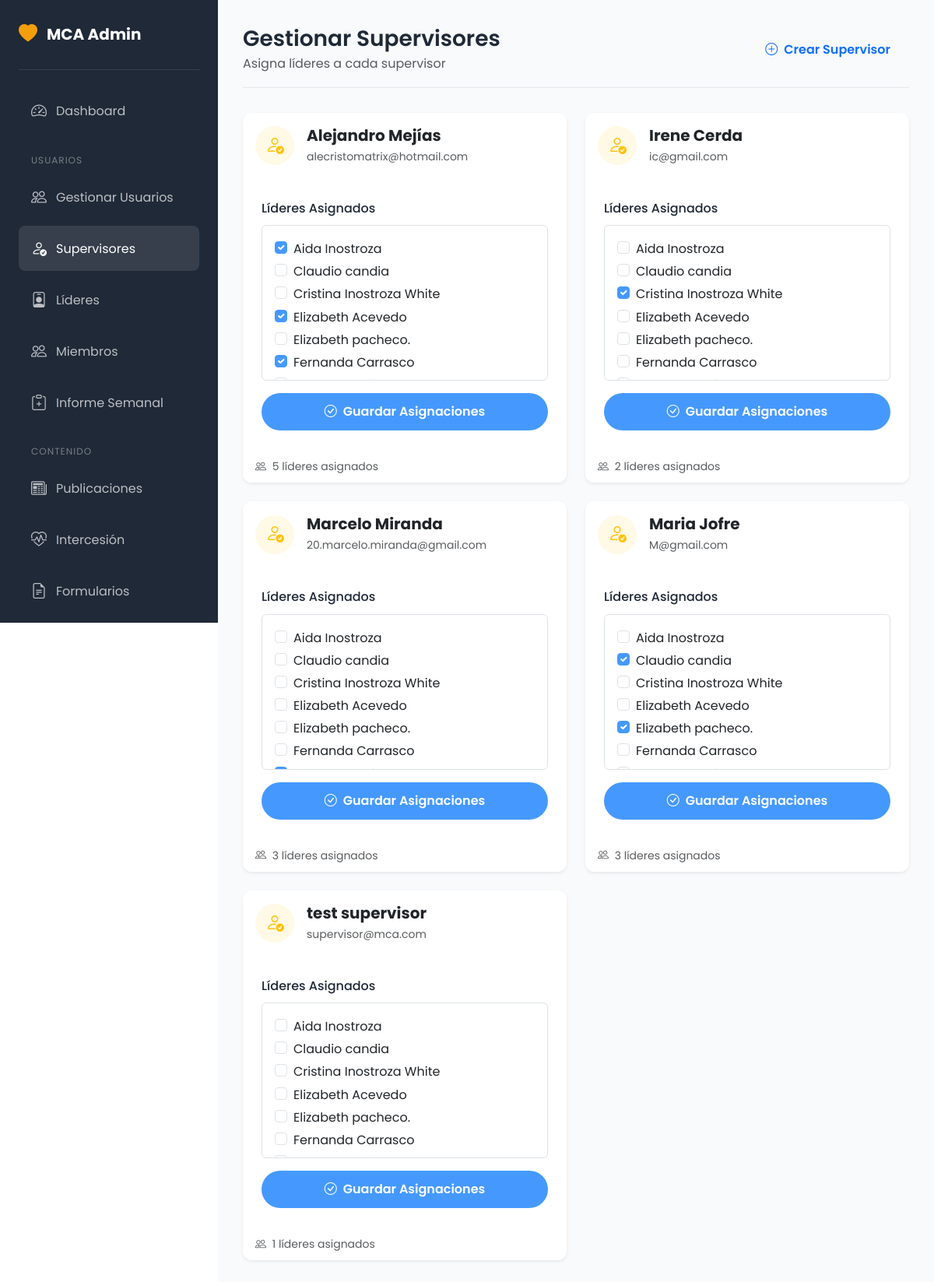
The page /MCA/admin/supervisores.php (signed in) on the database its author committed.
### tables this page shows
CREATE TABLE `users` (
  `id` int(11) NOT NULL,
  `username` varchar(50) NOT NULL,
  `email` varchar(100) NOT NULL,
  `password` varchar(255) NOT NULL,
  `full_name` varchar(100) NOT NULL,
  `phone` varchar(20) DEFAULT NULL,
  `role` enum('admin','supervisor','lider','consolidador','admin_jovenes','admin_mujeres','admin_varones','admin_juveniles','admin_niños','admin_intercesion','user') NOT NULL DEFAULT 'user',
  `is_active` tinyint(1) NOT NULL DEFAULT 1,
  `created_at` timestamp NOT NULL DEFAULT current_timestamp(),
  `updated_at` timestamp NOT NULL DEFAULT current_timestamp() ON UPDATE current_timestamp()
);

### MCA/includes/functions.php (called while the page is built, shortened)
<?php
function sanitize($input) {
    return htmlspecialchars(trim($input), ENT_QUOTES, 'UTF-8');
}
function getAllLeaders() {
    try {
        $pdo = getConnection();
        $stmt = $pdo->query("SELECT * FROM users WHERE role = 'lider' AND is_active = 1 ORDER BY full_name");
        return $stmt->fetchAll();
    } catch (Exception $e) {
        return [];
    }
}
function getAllSupervisors() {
    try {
        $pdo = getConnection();
        $stmt = $pdo->query("SELECT * FROM users WHERE role = 'supervisor' AND is_active = 1 ORDER BY full_name");
        return $stmt->fetchAll();
    } catch (Exception $e) {
        return [];
    }
}

### MCA/admin/supervisores.php (the view, shortened to what this page needs)
<?php
require_once __DIR__ . '/../includes/functions.php';
$pdo = getConnection();
$supervisores = getAllSupervisors();
$lideres = getAllLeaders();
$assignments = [];
$stmt = $pdo->query("SELECT * FROM supervisor_lideres");
while ($row = $stmt->fetch()) {
    if (!isset($assignments[$row['supervisor_id']])) {
        $assignments[$row['supervisor_id']] = [];
    }
    $assignments[$row['supervisor_id']][] = $row['lider_id'];
}
$pageTitle = 'Gestionar Supervisores';
?>
<!DOCTYPE html>
<html lang="es">
<head>
    <link href="https://cdn.jsdelivr.net/npm/bootstrap@5.3.2/dist/css/bootstrap.min.css" rel="stylesheet">
    <link href="https://cdn.jsdelivr.net/npm/bootstrap-icons@1.11.1/font/bootstrap-icons.css" rel="stylesheet">
    <link href="<?= BASE_URL ?>/public/css/diseño.css" rel="stylesheet">
</head>
<body>
    <?php include __DIR__ . '/sidebar.php'; ?>
    <div class="admin-content">
        <div class="admin-header">
            <div>
                <h1><?= $pageTitle ?></h1>
                <p class="text-muted mb-0">Asigna líderes a cada supervisor</p>
            </div>
            <a href="<?= BASE_URL ?>/admin/usuarios.php" class="btn btn-outline-primary">
                <i class="bi bi-plus-circle me-2"></i>Crear Supervisor
            </a>
        </div>
        <?php if (empty($supervisores)): ?>
        <div class="card border-0 shadow-sm">
            <div class="card-body text-center py-5">
                <i class="bi bi-person-check display-1 text-muted opacity-25"></i>
                <h4 class="mt-4 text-muted">No hay supervisores</h4>
                <p class="text-muted">Crea un supervisor desde la sección de usuarios.</p>
                <a href="<?= BASE_URL ?>/admin/usuarios.php" class="btn btn-primary">
                    <i class="bi bi-plus-circle me-2"></i>Crear Supervisor
                </a>
            </div>
        </div>
        <?php else: ?>
        <div class="row g-4">
            <?php foreach ($supervisores as $sup): ?>
            <div class="col-lg-6">
                <div class="card border-0 shadow-sm h-100">
                    <div class="card-header bg-white border-0 py-3">
                        <div class="d-flex align-items-center">
                            <div class="rounded-circle bg-warning bg-opacity-10 d-flex align-items-center justify-content-center me-3" style="width: 50px; height: 50px;">
                                <i class="bi bi-person-check text-warning fs-4"></i>
                            </div>
                            <div>
                                <h5 class="mb-0 fw-bold"><?= sanitize($sup['full_name']) ?></h5>
                                <small class="text-muted"><?= sanitize($sup['email']) ?></small>
                            </div>
                        </div>
                    </div>
                    <div class="card-body">
                        <form method="POST">
                            <label class="form-label fw-medium">Líderes Asignados</label>
                            <div class="border rounded p-3 mb-3" style="max-height: 200px; overflow-y: auto;">
                                <?php if (empty($lideres)): ?>
                                <p class="text-muted mb-0 small">No hay líderes disponibles</p>
                                <?php else: ?>
                                <?php foreach ($lideres as $lid): ?>
                                <div class="form-check">
                                    <input type="checkbox" name="lider_ids[]" value="<?= $lid['id'] ?>"
                                        class="form-check-input" id="lider<?= $sup['id'] ?>_<?= $lid['id'] ?>"
                                        <?= in_array($lid['id'], $assignments[$sup['id']] ?? []) ? 'checked' : '' ?>>
                                    <label class="form-check-label" for="lider<?= $sup['id'] ?>_<?= $lid['id'] ?>">
                                        <?= sanitize($lid['full_name']) ?>
                                    </label>
                                </div>
                                <?php endforeach; ?>
                                <?php endif; ?>
                            </div>
                            <button type="submit" class="btn btn-primary w-100">
                                <i class="bi bi-check-circle me-2"></i>Guardar Asignaciones
                            </button>
                        </form>
                    </div>
                    <div class="card-footer bg-white border-0">
                        <small class="text-muted">
                            <i class="bi bi-people me-1"></i>
                            <?= count($assignments[$sup['id']] ?? []) ?> líderes asignados
                        </small>
                    </div>
                </div>
            </div>
            <?php endforeach; ?>
        </div>
        <?php endif; ?>
    </div>
</body>
</html>

### MCA/public/css/diseño.css (style rules this page uses)
:root { --primary-color: #4599FE; --primary-dark: #2f7CE6; --primary-light: #74B9FF; --secondary-color: #f59e0b; --secondary-dark: #d97706; --accent-color: #10b981; --dark-color: #1f2937; --light-color: #f3f4f6; --gradient-primary: linear-gradient(135deg, #4599FE 0%, #6FB8FF 50%, #8BD0FF 100%); --gradient-secondary: linear-gradient(135deg, #f59e0b 0%, #ef4444 100%); --gradient-accent: linear-gradient(135deg, #10b981 0%, #06b6d4 100%); --gradient-dark: linear-gradient(135deg, #1f2937 0%, #374151 100%); --font-primary: 'Poppins', sans-serif; --font-display: 'Playfair Display', serif; --shadow-sm: 0 1px 2px rgba(0,0,0,0.05); --shadow-md: 0 4px 6px -1px rgba(0,0,0,0.1), 0 2px 4px -1px rgba(0,0,0,0.06); --shadow-lg: 0 10px 15px -3px rgba(0,0,0,0.1), 0 4px 6px -2px rgba(0,0,0,0.05); --shadow-xl: 0 20px 25px -5px rgba(0,0,0,0.1), 0 10px 10px -5px rgba(0,0,0,0.04); --border-radius: 12px; --transition: all 0.3s ease; }
* { margin: 0; padding: 0; box-sizing: border-box; }
body { font-family: var(--font-primary); font-size: 16px; line-height: 1.7; color: var(--dark-color); background-color: #ffffff; overflow-x: hidden; }
html { overflow-x: hidden; }
h1, h2, h3, h4, h5, h6 { font-family: var(--font-primary); font-weight: 600; line-height: 1.3; margin-bottom: 1rem; }
a { text-decoration: none; transition: var(--transition); }
.btn { font-weight: 600; padding: 0.75rem 1.5rem; border-radius: 50px; transition: var(--transition); border: none; }
.btn-primary { background: var(--primary-color); color: white; }
.card { border: none; border-radius: var(--border-radius); overflow: hidden; transition: var(--transition); box-shadow: var(--shadow-md); background: white; }
.card-body { padding: 1.5rem; }
.form-label { font-weight: 500; margin-bottom: 0.5rem; color: var(--dark-color); }
.form-check-input:checked { background-color: var(--primary-color); border-color: var(--primary-color); }
.admin-content { margin-left: 280px; padding: 2rem; min-height: 100vh; background: #f8fafc; }
.admin-header { display: flex; justify-content: space-between; align-items: center; margin-bottom: 2rem; padding-bottom: 1rem; border-bottom: 1px solid #e5e7eb; }
.admin-header h1 { font-size: 1.75rem; margin-bottom: 0; }
.container, .container-fluid, .row { box-sizing: border-box; }

### rows shown on the page
users: full_name "Alejandro Mejías", email "alecristomatrix@hotmail.com", id "5"
users: id "☑", full_name "Aida Inostroza"
users: full_name "Claudio candia", id "☑"
users: full_name "Cristina Inostroza White", id "☑"
users: id "☑", full_name "Elizabeth Acevedo"
users: full_name "Elizabeth pacheco.", id "☑"
users: id "☑", full_name "Fernanda Carrasco"
users: id "☑"
users: full_name "Irene Cerda", email "ic@gmail.com", id "2"
users: full_name "Marcelo Miranda", email "20.marcelo.miranda@gmail.com", id "3"
users: full_name "Maria Jofre", email "M@gmail.com", id "3"
users: full_name "test supervisor", email "supervisor@mca.com", id "1"

### other values the page prints
$pageTitle "Gestionar Supervisores"
